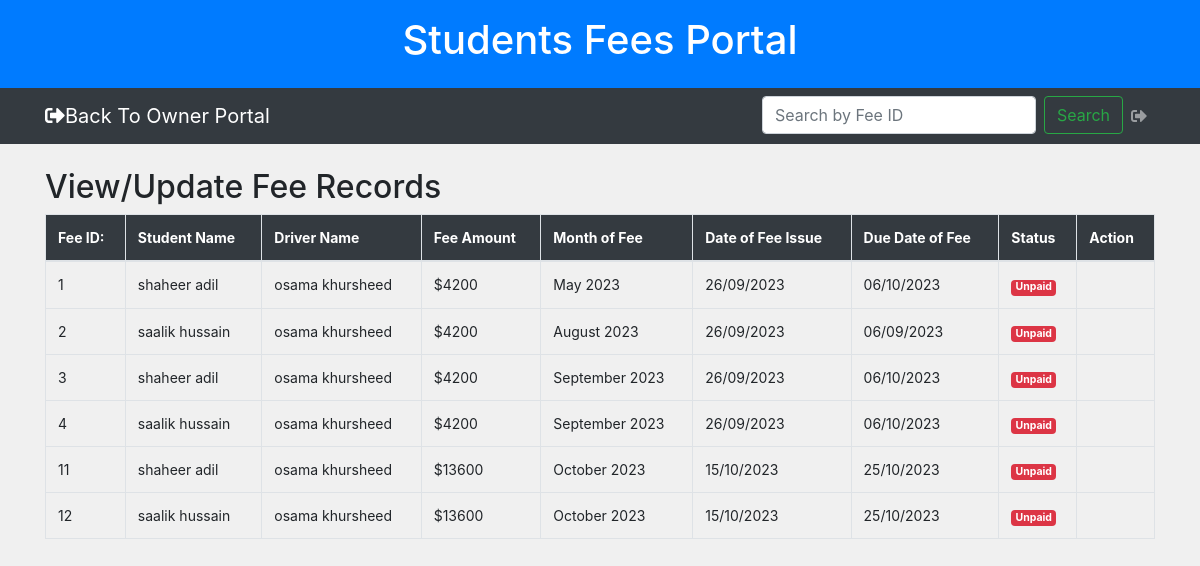
Page /generate_fee/ on the committed database.
### fees/models.py (models this page shows, shortened)
class Fee(models.Model):
    student_id = models.ForeignKey(Student, on_delete=models.CASCADE)
    driver_id = models.ForeignKey(Driver, on_delete=models.CASCADE)
    fee_amount = models.IntegerField(default=0)
    month_of_fee = models.DateField(null=True)
    date_of_fee_issue = models.DateField(default=timezone.now)
    due_date_of_fee = models.DateField(null=True)
    status = models.CharField(default='Pending', max_length=20)
    date_of_submission = models.DateField(null=True)
    Owner_fee =models.IntegerField(default=0)

### student/models.py (models this page shows)
class Student(models.Model):
    first_name = models.CharField(max_length=255)
    last_name = models.CharField(max_length=255)
    profile_image = models.ImageField(upload_to='student_profiles/', null=True, blank=True)
    father_name = models.CharField(max_length=255)
    address = models.TextField()
    area = models.CharField(max_length=255)
    roll_no = models.CharField(max_length=20)
    grade = models.CharField(max_length=10)
    email = models.EmailField()
    username = models.CharField(max_length=100, unique=True)
    phone_no = models.CharField(max_length=20)
    password = models.CharField(max_length=100)
    driver_id = models.ForeignKey(Driver, on_delete=models.SET_NULL, null=True, blank=True, default=None)
    status= models.BooleanField(default=False)

### driver/models.py (models this page shows)
class Driver(models.Model):
    first_name = models.CharField(max_length=255)
    last_name = models.CharField(max_length=255)
    profile_image = models.ImageField(upload_to='driver_profiles/', null=True, blank=True)
    father_name = models.CharField(max_length=255)
    address = models.TextField()
    area = models.CharField(max_length=255)
    cnic = models.CharField(max_length=15)
    van = models.CharField(max_length=20)
    van_capacity=models.IntegerField(default=0)
    email = models.EmailField()
    username = models.CharField(max_length=100, unique=True)
    phone_no = models.CharField(max_length=20)
    password = models.CharField(max_length=100)
    status= models.BooleanField(default=False)
    fee_amount=models.IntegerField(default=1500)

### fees/views.py (the view, shortened to what this page needs)
# urls.py: path('generate_fee/', fee.generate_fee_records, name='generate_fee'),
def generate_fee_records(request):
    current_month = datetime.now().month
    current_year = datetime.now().year
    students = Student.objects.filter(status=True)
    today = datetime.now().date()
    for student in students:
        total_fee = student.driver_id.fee_amount
        unpaid_fee_records = Fee.objects.filter(
            student_id=student,
            status='Unpaid',
            month_of_fee__lt=datetime(current_year, current_month, 1)
        )
        for fee_record in unpaid_fee_records:
            total_fee += fee_record.fee_amount + 500  # Add 500 for each unpaid month
        existing_fee_records = Fee.objects.filter(
            student_id=student,
            month_of_fee__month=current_month,
            month_of_fee__year=current_year
        )
    updated_fee_records = Fee.objects.filter(due_date_of_fee__lt=today, status='Pending')
    for fee_record in updated_fee_records:
        send_late_fee_email(fee_record.id)
    updated_fee_records.update(status='Unpaid')
    fee = Fee.objects.all()
    context = {'fees': fee}
    return render(request, 'generate_fee_records.html', context)

### templates/generate_fee_records.html (shortened to what this page needs)
{% load static %}
<!DOCTYPE html>
<html>
<head>
    <link rel="stylesheet" href="https://maxcdn.bootstrapcdn.com/bootstrap/4.5.2/css/bootstrap.min.css">
    <link rel="stylesheet" href="https://cdnjs.cloudflare.com/ajax/libs/font-awesome/5.15.3/css/all.min.css">
</head>
<body>
<header class="bg-primary text-white py-3">
    <div class="container text-center">
        <h1>Students Fees Portal</h1>
    </div>
</header>
<nav class="navbar navbar-expand-lg navbar-dark bg-dark">
    <div class="container">
        <a class="navbar-brand" href="{% url 'owner_portal' %}""><i class="fas fa-sign-out-alt"></i>Back To Owner Portal</a>
        <div class="collapse navbar-collapse" id="navbarNav">
            <ul class="navbar-nav ml-auto">
                <li class="nav-item">
                    <form class="form-inline" action="{% url 'search_by_student_fee' %}" method="GET">
                        <input class="form-control mr-sm-2" type="text" name="feeid" placeholder="Search by Fee ID" aria-label="Search">
                        <button class="btn btn-outline-success my-2 my-sm-0" type="submit">Search</button>
                    </form>
                </li>
                <li class="nav-item">
                    <a class="nav-link" href="{% url 'generate_fee' %}"><i class="fas fa-sign-out-alt"></i></a>
                </li>
            </ul>
        </div>
    </div>
</nav>
<div class="container mt-4">
    <h2>View/Update Fee Records</h2>
    <div class="table-responsive">
        <table class="table table-bordered">
            <thead>
                <tr>
                    <th>Fee ID:</th>
                    <th>Student Name</th>
                    <th>Driver Name</th>
                    <th>Fee Amount</th>
                    <th>Month of Fee</th>
                    <th>Date of Fee Issue</th>
                    <th>Due Date of Fee</th>
                    <th>Status</th>
                    <th>Action</th>
                </tr>
            </thead>
            <tbody>
                {% for fee in fees %}
                <tr>
                    <td>{{ fee.id }}</td>
                    <td>{{ fee.student_id.first_name }} {{ fee.student_id.last_name }}</td>
                    <td>{{ fee.driver_id.first_name }} {{ fee.driver_id.last_name }}</td>
                    <td>${{ fee.fee_amount }}</td>
                    <td>{{ fee.month_of_fee|date:"F Y" }}</td>
                    <td>{{ fee.date_of_fee_issue|date:"d/m/Y" }}</td>
                    <td>{{ fee.due_date_of_fee|date:"d/m/Y" }}</td>
                    <td>
                    {% if fee.status == 'Paid' %}
                        <span class="badge badge-success">{{ fee.status }}</span>
                    {% elif fee.status == 'Pending' %}
                        <span class="badge badge-warning">{{ fee.status }}</span>
                    {% else %}
                        <span class="badge badge-danger">{{ fee.status }}</span>
                    {% endif %}</td>
                    <td>
                    </td>
                </tr>
                {% endfor %}
            </tbody>
        </table>
    </div>
</div>
</body>
</html>

### templates/generate_fee_records.html (style rules this page uses)
body { background-color: #f0f0f0; }
.table { font-size: 14px; }
.table th, .table td { vertical-align: middle; }
.table th { background-color: #343a40; color: #fff; }

### rows in the picture
Fee: id "1", student_id.first_name "shaheer", student_id.last_name "adil", driver_id.first_name "osama", driver_id.last_name "khursheed", fee_amount "4200", month_of_fee "May 2023", date_of_fee_issue "26/09/2023", due_date_of_fee "06/10/2023", status "Unpaid"
Fee: id "2", student_id.first_name "saalik", student_id.last_name "hussain", driver_id.first_name "osama", driver_id.last_name "khursheed", fee_amount "4200", month_of_fee "August 2023", date_of_fee_issue "26/09/2023", due_date_of_fee "06/09/2023", status "Unpaid"
Fee: id "3", student_id.first_name "shaheer", student_id.last_name "adil", driver_id.first_name "osama", driver_id.last_name "khursheed", fee_amount "4200", month_of_fee "September 2023", date_of_fee_issue "26/09/2023", due_date_of_fee "06/10/2023", status "Unpaid"
Fee: id "4", student_id.first_name "saalik", student_id.last_name "hussain", driver_id.first_name "osama", driver_id.last_name "khursheed", fee_amount "4200", month_of_fee "September 2023", date_of_fee_issue "26/09/2023", due_date_of_fee "06/10/2023", status "Unpaid"
Fee: id "11", student_id.first_name "shaheer", student_id.last_name "adil", driver_id.first_name "osama", driver_id.last_name "khursheed", fee_amount "13600", month_of_fee "October 2023", date_of_fee_issue "15/10/2023", due_date_of_fee "25/10/2023", status "Unpaid"
Fee: id "12", student_id.first_name "saalik", student_id.last_name "hussain", driver_id.first_name "osama", driver_id.last_name "khursheed", fee_amount "13600", month_of_fee "October 2023", date_of_fee_issue "15/10/2023", due_date_of_fee "25/10/2023", status "Unpaid"
